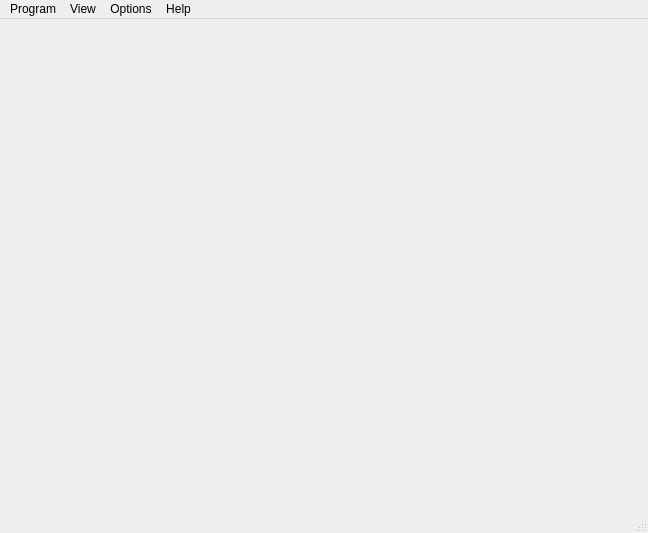
<?xml version="1.0" encoding="UTF-8"?>
<ui version="4.0">
 <class>FaceFinderWidget</class>
 <widget class="QMainWindow" name="FaceFinderWidget">
  <property name="geometry">
   <rect>
    <x>0</x>
    <y>0</y>
    <width>648</width>
    <height>533</height>
   </rect>
  </property>
  <property name="windowTitle">
   <string>Face Finder</string>
  </property>
  <property name="windowIcon">
   <iconset resource="../faceFinder.qrc">
    <normaloff>:/images/ff.png</normaloff>:/images/ff.png</iconset>
  </property>
  <widget class="QWidget" name="centralwidget">
   <layout class="QVBoxLayout" name="verticalLayout_2">
    <item>
     <widget class="VisualizationWidget" name="videoWidget" native="true"/>
    </item>
   </layout>
  </widget>
  <widget class="QMenuBar" name="menubar">
   <property name="geometry">
    <rect>
     <x>0</x>
     <y>0</y>
     <width>648</width>
     <height>24</height>
    </rect>
   </property>
   <widget class="QMenu" name="menuView">
    <property name="title">
     <string>View</string>
    </property>
    <addaction name="actionVideoFit"/>
    <addaction name="actionFpsShow"/>
    <addaction name="actionScannerFrameShow"/>
   </widget>
   <widget class="QMenu" name="menuOptions">
    <property name="title">
     <string>Options</string>
    </property>
    <addaction name="actionSetVideo"/>
    <addaction name="actionSetScanner"/>
    <addaction name="actionSetRecognizer"/>
    <addaction name="actionSetDatabase"/>
   </widget>
   <widget class="QMenu" name="menuHelp">
    <property name="title">
     <string>Help</string>
    </property>
    <addaction name="actionAbout"/>
   </widget>
   <widget class="QMenu" name="menuProgram">
    <property name="title">
     <string>Program</string>
    </property>
    <addaction name="actionExit"/>
   </widget>
   <addaction name="menuProgram"/>
   <addaction name="menuView"/>
   <addaction name="menuOptions"/>
   <addaction name="menuHelp"/>
  </widget>
  <widget class="QStatusBar" name="statusbar"/>
  <action name="actionAbout">
   <property name="text">
    <string>About</string>
   </property>
  </action>
  <action name="actionSetVideo">
   <property name="text">
    <string>Video Source...</string>
   </property>
  </action>
  <action name="actionSetScanner">
   <property name="text">
    <string>Scanner ...</string>
   </property>
  </action>
  <action name="actionSetRecognizer">
   <property name="text">
    <string>Recognizer ...</string>
   </property>
  </action>
  <action name="actionSetDatabase">
   <property name="text">
    <string>Database ...</string>
   </property>
  </action>
  <action name="actionVideoFit">
   <property name="checkable">
    <bool>true</bool>
   </property>
   <property name="text">
    <string>Fit video</string>
   </property>
  </action>
  <action name="actionFpsShow">
   <property name="checkable">
    <bool>true</bool>
   </property>
   <property name="checked">
    <bool>true</bool>
   </property>
   <property name="text">
    <string>Show FPS</string>
   </property>
  </action>
  <action name="actionScannerFrameShow">
   <property name="checkable">
    <bool>true</bool>
   </property>
   <property name="checked">
    <bool>true</bool>
   </property>
   <property name="text">
    <string>Show scanner frame</string>
   </property>
  </action>
  <action name="actionExit">
   <property name="text">
    <string>Exit</string>
   </property>
  </action>
 </widget>
 <customwidgets>
  <customwidget>
   <class>VisualizationWidget</class>
   <extends>QWidget</extends>
   <header>src/visualizationwidget.h</header>
   <container>1</container>
  </customwidget>
 </customwidgets>
 <resources>
  <include location="../faceFinder.qrc"/>
 </resources>
 <connections/>
</ui>
